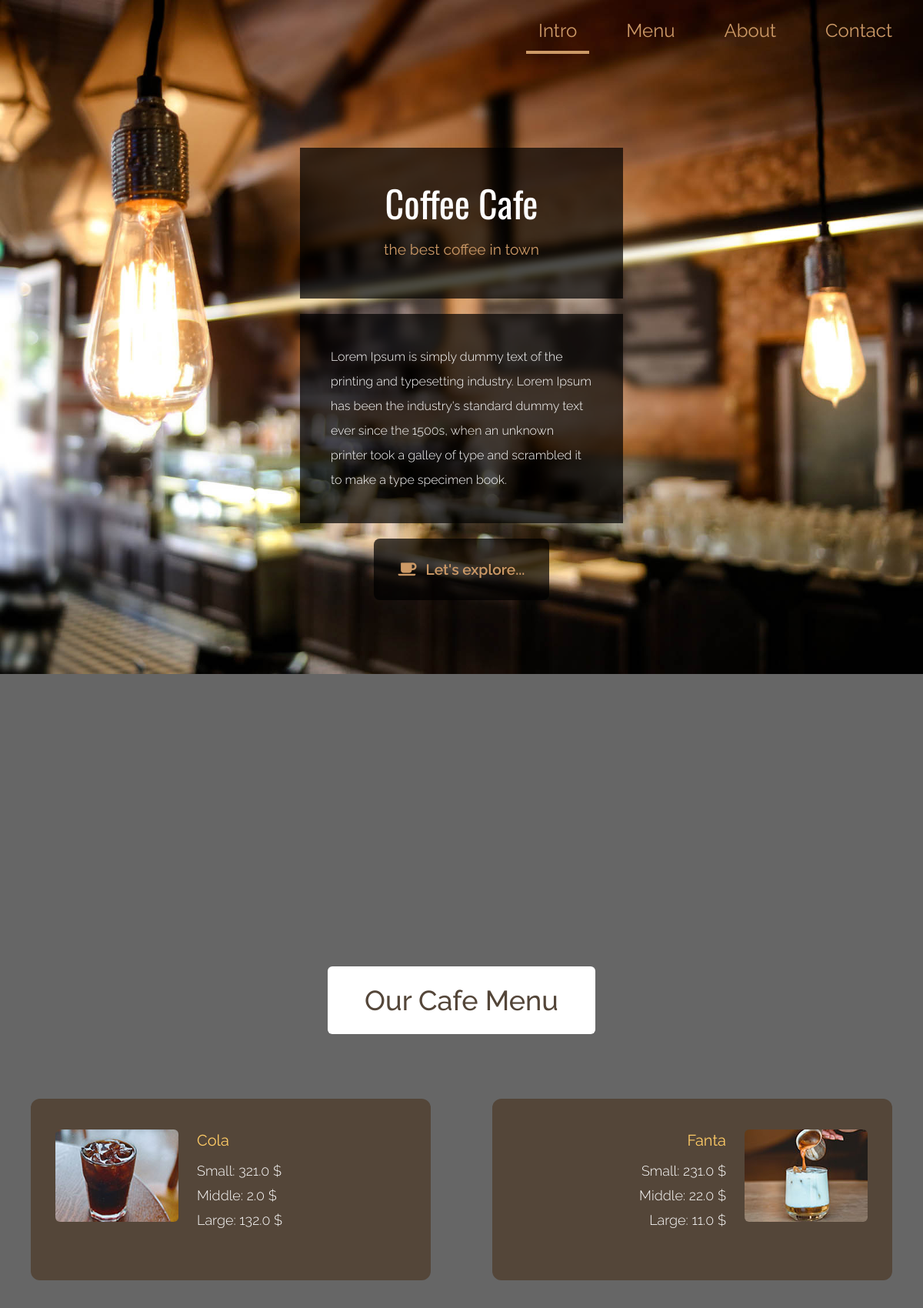
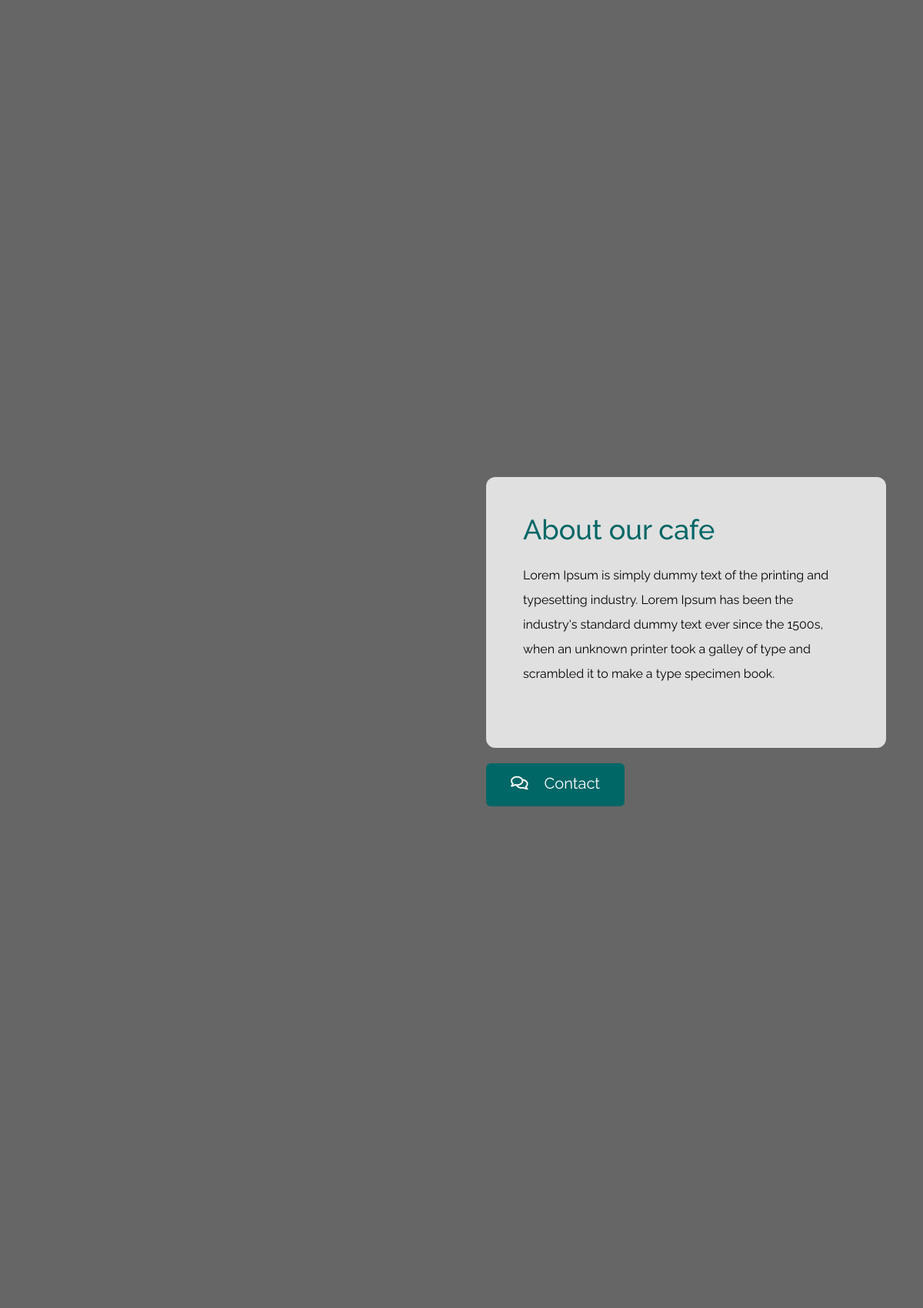
The page / (upper part) on the database its author committed (2 pictures, top to bottom).
### main/models.py (models this page shows, shortened)
class Intro(models.Model):
    name = models.CharField(max_length = 30)
    quote = models.CharField(max_length = 60)
    discription = models.TextField()
    class Meta:
        verbose_name = 'Intro'
        verbose_name_plural = 'Intro'

class Product(models.Model):
    img = models.ImageField(upload_to = 'images/product/')
    name = models.CharField(max_length = 30)
    size = models.ManyToManyField(ProductSize)
    PriceSmall = models.FloatField()
    PriceMiddle = models.FloatField()
    PriceLarge = models.FloatField()

class About(models.Model):
    title = models.CharField(max_length = 30)
    text = models.TextField()
    class Meta:
        verbose_name = "About"
        verbose_name_plural = "About"

### main/views.py (the view)
# urls.py: path('', MainView)
def MainView(request):
    if request.method == "POST":
        name = request.POST.get('name')
        email = request.POST.get('email')
        message = request.POST.get('message')
        contact = ContactUsUser(name=name, email=email,message=message)
        contact.save()
    menu_items = Product.objects.all()
    total_items = len(menu_items)
    mid_point = total_items // 2
    menu_items_1 = menu_items[:mid_point]  # Первая половина
    menu_items_2 = menu_items[mid_point:]  # Вторая половина
    context = {
        'intro' : Intro.objects.last(),
        'menu_items_1': menu_items_1,
        'menu_items_2': menu_items_2,
        'about' : About.objects.last(),
        'contact_us_info' : ContactUsInfo.objects.last(),
    }
    return render(request, 'index.html', context)

### templates/index.html (shortened to what this page needs)
<!DOCTYPE html>
<html lang="en">
<head>
    <link rel="stylesheet" href="/static/css/all.min.css">
    <link rel="stylesheet" href="/static/css/tailwind.css">
    <link rel="stylesheet" href="/static/css/tooplate-antique-cafe.css">
</head>
<body>
    <div id="intro" class="parallax-window" data-parallax="scroll" data-image-src="/static/img/antique-cafe-bg-01.jpg">
        <nav id="tm-nav" class="fixed w-full">
            <div class="tm-container mx-auto px-2 md:py-6 text-right">
                <ul class="mb-3 md:mb-0 text-2xl font-normal flex justify-end flex-col md:flex-row">
                    <li class="inline-block mb-4 mx-4"><a href="#intro" class="tm-text-gold py-1 md:py-3 px-4">Intro</a></li>
                    <li class="inline-block mb-4 mx-4"><a href="#menu" class="tm-text-gold py-1 md:py-3 px-4">Menu</a></li>
                    <li class="inline-block mb-4 mx-4"><a href="#about" class="tm-text-gold py-1 md:py-3 px-4">About</a></li>
                    <li class="inline-block mb-4 mx-4"><a href="#contact" class="tm-text-gold py-1 md:py-3 px-4">Contact</a></li>
                </ul>
            </div>
        </nav>
        <div class="container mx-auto px-2 tm-intro-width">
            <div class="sm:pb-60 sm:pt-48 py-20">
                <div class="bg-black bg-opacity-70 p-12 mb-5 text-center">
                    <h1 class="text-white text-5xl tm-logo-font mb-5">{{ intro.name }}</h1>
                    <p class="tm-text-gold tm-text-2xl">{{ intro.quote }}</p>
                </div>
                <div class="bg-black bg-opacity-70 p-10 mb-5">
                    <p class="text-white leading-8 text-sm font-light">{{ intro.discription }}</p>
                </div>
                <div class="text-center">
                    <div class="inline-block">
                        <a href="#menu" class="flex justify-center items-center bg-black bg-opacity-70 py-6 px-8 rounded-lg font-semibold tm-text-2xl tm-text-gold hover:text-gray-200 transition">
                            <i class="fas fa-coffee mr-3"></i>
                            <span>Let's explore...</span>
                        </a>
                    </div>
                </div>
            </div>
        </div>
    </div>
    <div id="menu" class="parallax-window" data-parallax="scroll" data-image-src="/static/img/antique-cafe-bg-02.jpg">
        <div class="container mx-auto tm-container py-24 sm:py-48">
            <div class="text-center mb-16">
                <h2 class="bg-white tm-text-brown py-6 px-12 text-4xl font-medium inline-block rounded-md">Our Cafe Menu</h2>
            </div>
            <div class="flex flex-col lg:flex-row justify-around items-center">
                <div class="flex-1 m-5 rounded-xl px-4 py-6 sm:px-8 sm:py-10 tm-bg-brown tm-item-container">
                    {% for item in menu_items_1 %}
                        <div class="flex items-start mb-6 tm-menu-item">
                            <img src="{{ item.img }}" alt="Image" class="rounded-md">
                            <div class="ml-3 sm:ml-6">
                                <h3 class="text-lg sm:text-xl mb-2 sm:mb-3 tm-text-yellow">{{ item.name }}</h3>
                                {% if item.PriceSmall %}
                                    <div class="text-white text-md sm:text-lg font-light mb-1">Small: {{ item.PriceSmall }} $</div>
                                {% endif %}
                                {% if item.PriceMiddle %}
                                    <div class="text-white text-md sm:text-lg font-light mb-1">Middle: {{ item.PriceMiddle }} $</div>
                                {% endif %}
                                {% if item.PriceLarge %}
                                    <div class="text-white text-md sm:text-lg font-light">Large: {{ item.PriceLarge }} $</div>
                                {% endif %}
                            </div>
                        </div>
                    {% endfor %}
                </div>
                <div class="flex-1 m-5 rounded-xl px-4 py-6 sm:px-8 sm:py-10 tm-bg-brown tm-item-container">
                    {% for item in menu_items_2 %}
                        <div class="flex items-start justify-end mb-6 tm-menu-item-2">
                            <div class="text-right mr-6">
                                <h3 class="text-lg sm:text-xl mb-2 sm:mb-3 tm-text-yellow">{{ item.name }}</h3>
                                {% if item.PriceSmall %}
                                    <div class="text-white text-md sm:text-lg font-light mb-1">Small: {{ item.PriceSmall }} $</div>
                                {% endif %}
                                {% if item.PriceMiddle %}
                                    <div class="text-white text-md sm:text-lg font-light mb-1">Middle: {{ item.PriceMiddle }} $</div>
                                {% endif %}
                                {% if item.PriceLarge %}
                                    <div class="text-white text-md sm:text-lg font-light">Large: {{ item.PriceLarge }} $</div>
                                {% endif %}
                            </div>
                            <img src="{{ item.img }}" alt="Image" class="rounded-md">
                        </div>
                    {% endfor %}
                </div>
            </div>
        </div>
    </div>
    <div id="about" class="parallax-window" data-parallax="scroll" data-image-src="/static/img/antique-cafe-bg-03.jpg">
        <div class="container mx-auto tm-container py-24 sm:py-48">
            <div class="tm-item-container sm:ml-auto sm:mr-12 mx-auto sm:px-0 px-4">
                <div class="bg-white bg-opacity-80 p-12 pb-14 rounded-xl mb-5">
                    <h2 class="mb-6 tm-text-green text-4xl font-medium">{{ about.title }}</h2>
                    <p class="mb-6 text-base leading-8">{{ about.text }}</p>
                </div>
                <a href="#contact" class="inline-block tm-bg-green transition text-white text-xl pt-3 pb-4 px-8 rounded-md">
                    <i class="far fa-comments mr-4"></i>
                    Contact
                </a>
            </div>
        </div>
    </div>
    <div id="contact" class="parallax-window relative" data-parallax="scroll" data-image-src="/static/img/antique-cafe-bg-04.jpg">
        <div class="container mx-auto tm-container pt-24 pb-48 sm:py-48">
            <div class="flex flex-col lg:flex-row justify-around items-center lg:items-stretch">
            </div>
        </div>
    </div>
</body>
</html>

### static/css/tooplate-antique-cafe.css (style rules this page uses)
body { font-family: 'Raleway', sans-serif; background-color: #666; }
.tm-logo-font { font-family: 'Oswald', sans-serif; }
.tm-container { max-width: 1200px; }
.parallax-window { min-height: 1064px; background: transparent; }
.tm-text-yellow { color: #FC6; }
.tm-text-gold { color: #CC9966; }
.tm-text-brown { color: #544639; }
.tm-text-green { color: #006666; }
.tm-bg-brown { background-color: #544639; }
.tm-bg-green { background-color: #006666; }
.tm-intro-width { max-width: 436px; }
.tm-item-container { max-width: 520px; }
#tm-nav { z-index: 1000; transition: all 0.3s ease; }
#tm-nav li a { border-bottom-color: transparent; transition: all 0.3s ease; }
#tm-nav li a.current, #tm-nav li a:hover { border-bottom: 4px solid #CC9966; }
.tm-text-2xl { font-size: 1.2rem; line-height: 2rem; }

### rows shown on the page
Intro: name "Coffee Cafe", quote "the best coffee in town", discription "Lorem Ipsum is simply dummy text of the printing and typesetting industry. Lorem Ipsum has been the industry's standard dummy text ever since the 1500s, when an unknown printer took a galley of type and scrambled it to make a type specimen book."
Product: img (picture), name "Cola", PriceSmall "321.0", PriceMiddle "2.0", PriceLarge "132.0"
Product: name "Fanta", PriceSmall "231.0", PriceMiddle "22.0", PriceLarge "11.0", img (picture)
About: title "About our cafe", text "Lorem Ipsum is simply dummy text of the printing and typesetting industry. Lorem Ipsum has been the industry's standard dummy text ever since the 1500s, when an unknown printer took a galley of type and scrambled it to make a type specimen book."
